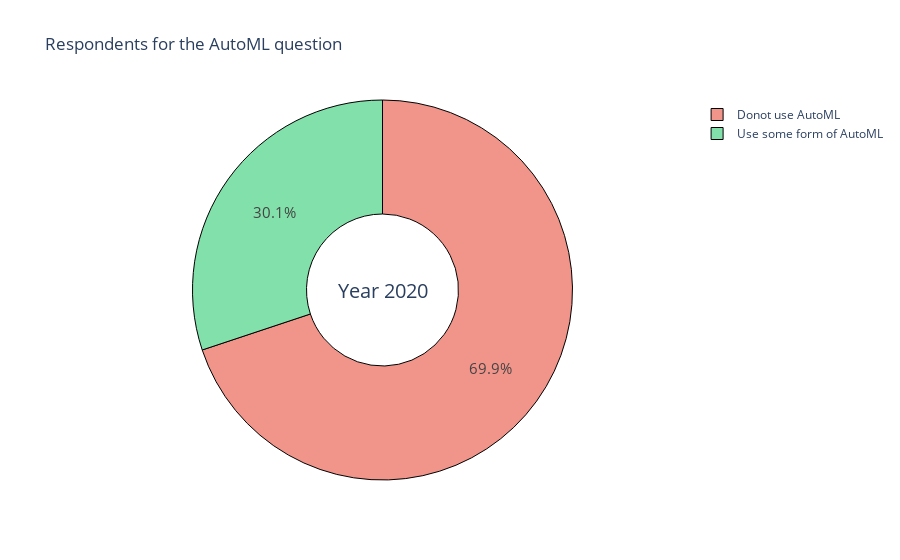

Write notebook code for a chart like this one.
### Markdown cell above
<div id="23"></div>

<font color='#1E8449' size=5>2.3 AutoML usage by respondents</font><br>
So only about 10% of the total survey respondents use AutoML in some form.A lot people left this question blank.This is because a lot of them were not showed this question based on their earlier responses. Therefore to get a better perspective, let's look at the percentage of users out of the people who answered the AutoML question.

### Code cell
#colors = ['mediumturquoise','gold' ]
colors = ["#82E0AA", "#F1948A"]

labels = ['Use some form of AutoML','Donot use AutoML']
#values1 = [respondents_using_automl_2019,respondents_not_using_automl_2019 ]
values2 = [respondents_using_automl_2020,respondents_not_using_automl_2020 ]





# Use `hole` to create a donut-like pie chart
fig = go.Figure(data=[go.Pie(labels=labels, values=values2, hole=.4)])

fig.update_traces(hoverinfo='label+value', textinfo='percent', textfont_size=15,
                  marker=dict(colors=colors, line=dict(color='#000000', width=1)))

fig.update_layout(
    title_text="Respondents for the AutoML question ",
    # Add annotations in the center of the donut pies.
    annotations=[dict(text='Year 2020', x=0.5, y=0.5, font_size=20, showarrow=False)])
fig.show()

### Figure 1 — Plotly figure (JSON) as saved in the notebook; plotly's stock layout.template omitted (floating-point values rounded to 4 significant figures)
{"data": [{"hole": 0.4, "hoverinfo": "label+value", "labels": ["Use some form of AutoML", "Donot use AutoML"], "marker": {"colors": ["#82E0AA", "#F1948A"], "line": {"color": "#000000", "width": 1}}, "textfont": {"size": 15}, "textinfo": "percent", "type": "pie", "values": [2016, 4679]}], "layout": {"annotations": [{"font": {"size": 20}, "showarrow": false, "text": "Year 2020", "x": 0.5, "y": 0.5}], "title": {"text": "Respondents for the AutoML question "}}}
